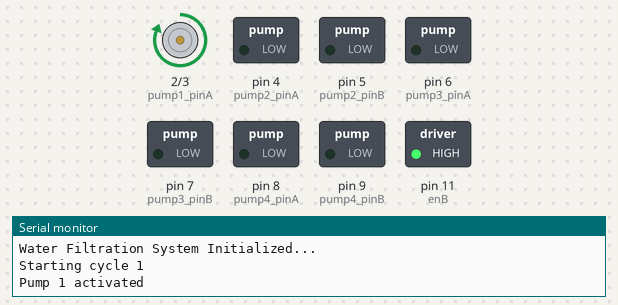
A sketch run on a simulated Arduino Uno, built with avr-gcc and run on an emulated ATmega328P. On the bench: motor-driver pin pairs drawn as motors (green arrow = first pin HIGH = forward, orange = second pin HIGH = backward, longer = more drive, scaled by the enable pin), switched loads named in the sketch (green lamp = pin HIGH), the last lines printed to the serial monitor. Random numbers use the default seed unless the sketch sets one.

Above: at 0.1 s.
At 50.1 s:
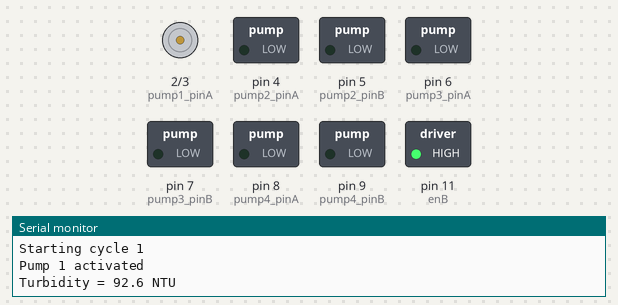
Timing chart, 0 to 51.6 s (numbered marks = the images above):
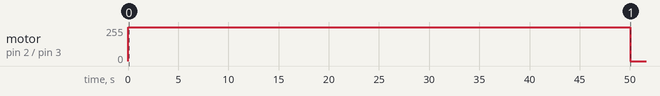

Measured:
- by itself, motor on pin 2 (pump1_pinA) / pin 3 (pump1_pinB): stopped → forward 255/255 at 0.01 s, → stopped 50.0 s later

The sketch:

MainWorking.ino
```cpp
// Define pump control pins (2 pins per pump)
const int pump1_pinA = 2;
const int pump1_pinB = 3;
const int pump2_pinA = 4;
const int pump2_pinB = 5;
const int pump3_pinA = 6;
const int pump3_pinB = 7;
const int pump4_pinA = 8;
const int pump4_pinB = 9;

// L298N Enable pins
const int enA = 10; // Enable for pump1 & pump2
const int enB = 11; // Enable for pump3 & pump4

int loopCounter = 0;
const int maxLoops = 5;

// Turbidity tracking
unsigned long turbidityStartTime;
const unsigned long turbidityInterval = 5000;       // 5 seconds
const unsigned long turbidityTotalDuration = 600000; // 10 minutes in ms

void setup() {
  // Set all pump control pins as output
  pinMode(pump1_pinA, OUTPUT); pinMode(pump1_pinB, OUTPUT);
  pinMode(pump2_pinA, OUTPUT); pinMode(pump2_pinB, OUTPUT);
  pinMode(pump3_pinA, OUTPUT); pinMode(pump3_pinB, OUTPUT);
  pinMode(pump4_pinA, OUTPUT); pinMode(pump4_pinB, OUTPUT);

  // Set enable pins as output and activate them
  pinMode(enA, OUTPUT); digitalWrite(enA, HIGH);
  pinMode(enB, OUTPUT); digitalWrite(enB, HIGH);

  // Start serial monitor
  Serial.begin(9600);
  Serial.println("Water Filtration System Initialized...");

  // Start turbidity timer
  turbidityStartTime = millis();
}

void loop() {
  if (loopCounter >= maxLoops) {
    Serial.println("All cycles completed. System halted.");
    while (true);  // Stop execution
  }

  Serial.print("Starting cycle ");
  Serial.println(loopCounter + 1);

  runPump1();
  waitWithTurbidity(100000);  // Wait 5 minutes

  runPump2();
  waitWithTurbidity(160000);  // Wait 10 minutes

  // In the 5th cycle (loopCounter == 4), run Pump 4 instead of Pump 3
  if (loopCounter == maxLoops - 1) {
    runPump4();
    Serial.println("Pump 4 activated in final cycle.");
  } else {
    runPump3();
    Serial.println("Pump 3 activated.");
  }

  waitWithTurbidity(280000);  // Wait 15 minutes
  loopCounter++;
}

// ---------------- Pump Functions ----------------

void runPump1() {
  Serial.println("Pump 1 activated");
  digitalWrite(pump1_pinA, HIGH);
  digitalWrite(pump1_pinB, LOW);
  delay(50000);  // Run for 50 seconds
  digitalWrite(pump1_pinA, LOW);
  digitalWrite(pump1_pinB, LOW);
}

void runPump2() {
  Serial.println("Pump 2 activated");
  digitalWrite(pump2_pinA, HIGH);
  digitalWrite(pump2_pinB, LOW);
  delay(50000);  // Run for 50 seconds
  digitalWrite(pump2_pinA, LOW);
  digitalWrite(pump2_pinB, LOW);
}

void runPump3() {
  digitalWrite(pump3_pinA, HIGH);
  digitalWrite(pump3_pinB, LOW);
  delay(50000);  // Run for 50 seconds
  digitalWrite(pump3_pinA, LOW);
  digitalWrite(pump3_pinB, LOW);
}

void runPump4() {
  digitalWrite(pump4_pinA, HIGH);
  digitalWrite(pump4_pinB, LOW);
  delay(50000);  // Run for 50 seconds
  digitalWrite(pump4_pinA, LOW);
  digitalWrite(pump4_pinB, LOW);
}

// ---------------- Turbidity Simulation ----------------

float getSimulatedTurbidity() {
  unsigned long elapsed = millis() - turbidityStartTime;
  if (elapsed >= turbidityTotalDuration) return 15.0;

  float progress = (float)elapsed / turbidityTotalDuration;  // 0.0 to 1.0
  float baseValue = 100.0 - (85.0 * progress);                // 100 → 15 NTU
  float noise = random(-10, 10) / 10.0;                       // ±1.0 NTU
  float turbidity = baseValue + noise;

  return (turbidity < 15.0) ? 15.0 : turbidity;
}

// ---------------- Custom Delay With Turbidity ----------------

void waitWithTurbidity(unsigned long waitDuration) {
  unsigned long start = millis();
  unsigned long lastPrint = 0;

  while (millis() - start < waitDuration) {
    if (millis() - lastPrint >= turbidityInterval) {
      float turbidity = getSimulatedTurbidity();
      Serial.print("Turbidity = ");
      Serial.print(turbidity, 1);
      Serial.println(" NTU");
      lastPrint = millis();
    }
  }
}
```
